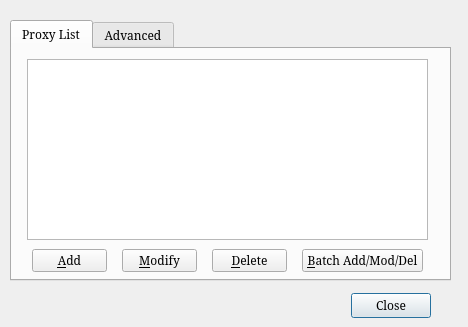
<?xml version="1.0" encoding="UTF-8"?>
<ui version="4.0">
 <class>Dialog_Config</class>
 <widget class="QDialog" name="Dialog_Config">
  <property name="geometry">
   <rect>
    <x>0</x>
    <y>0</y>
    <width>468</width>
    <height>327</height>
   </rect>
  </property>
  <property name="font">
   <font>
    <family>SimSun</family>
    <pointsize>9</pointsize>
   </font>
  </property>
  <property name="windowTitle">
   <string>PPS Settings</string>
  </property>
  <widget class="QDialogButtonBox" name="buttonBox">
   <property name="geometry">
    <rect>
     <x>90</x>
     <y>290</y>
     <width>341</width>
     <height>32</height>
    </rect>
   </property>
   <property name="orientation">
    <enum>Qt::Horizontal</enum>
   </property>
   <property name="standardButtons">
    <set>QDialogButtonBox::Close</set>
   </property>
  </widget>
  <widget class="QTabWidget" name="tabWidget">
   <property name="geometry">
    <rect>
     <x>10</x>
     <y>20</y>
     <width>441</width>
     <height>261</height>
    </rect>
   </property>
   <property name="currentIndex">
    <number>0</number>
   </property>
   <widget class="QWidget" name="tab_proxy">
    <attribute name="title">
     <string>Proxy List</string>
    </attribute>
    <widget class="QPushButton" name="btn_del">
     <property name="geometry">
      <rect>
       <x>200</x>
       <y>200</y>
       <width>75</width>
       <height>23</height>
      </rect>
     </property>
     <property name="text">
      <string>&amp;Delete</string>
     </property>
    </widget>
    <widget class="QPushButton" name="btn_add_proxy">
     <property name="geometry">
      <rect>
       <x>20</x>
       <y>200</y>
       <width>75</width>
       <height>23</height>
      </rect>
     </property>
     <property name="text">
      <string>&amp;Add</string>
     </property>
    </widget>
    <widget class="QTableView" name="tableView">
     <property name="geometry">
      <rect>
       <x>15</x>
       <y>10</y>
       <width>401</width>
       <height>181</height>
      </rect>
     </property>
    </widget>
    <widget class="QPushButton" name="btn_mod">
     <property name="geometry">
      <rect>
       <x>110</x>
       <y>200</y>
       <width>75</width>
       <height>23</height>
      </rect>
     </property>
     <property name="text">
      <string>&amp;Modify</string>
     </property>
    </widget>
    <widget class="QPushButton" name="btn_batch">
     <property name="geometry">
      <rect>
       <x>290</x>
       <y>200</y>
       <width>121</width>
       <height>23</height>
      </rect>
     </property>
     <property name="text">
      <string>&amp;Batch Add/Mod/Del</string>
     </property>
    </widget>
   </widget>
   <widget class="QWidget" name="tab_advanced">
    <attribute name="title">
     <string>Advanced</string>
    </attribute>
    <widget class="QLabel" name="label_cmd">
     <property name="geometry">
      <rect>
       <x>20</x>
       <y>60</y>
       <width>81</width>
       <height>20</height>
      </rect>
     </property>
     <property name="text">
      <string>Proxy Core</string>
     </property>
    </widget>
    <widget class="QComboBox" name="comboBox_cmd">
     <property name="geometry">
      <rect>
       <x>100</x>
       <y>60</y>
       <width>91</width>
       <height>22</height>
      </rect>
     </property>
     <item>
      <property name="text">
       <string>internal</string>
      </property>
     </item>
    </widget>
    <widget class="QLabel" name="label_localport">
     <property name="geometry">
      <rect>
       <x>20</x>
       <y>100</y>
       <width>81</width>
       <height>20</height>
      </rect>
     </property>
     <property name="text">
      <string>Local Port</string>
     </property>
    </widget>
    <widget class="QLineEdit" name="le_localport">
     <property name="geometry">
      <rect>
       <x>100</x>
       <y>100</y>
       <width>61</width>
       <height>20</height>
      </rect>
     </property>
     <property name="inputMethodHints">
      <set>Qt::ImhDigitsOnly</set>
     </property>
     <property name="text">
      <string>8888</string>
     </property>
     <property name="maxLength">
      <number>5</number>
     </property>
    </widget>
    <widget class="QLabel" name="label_debug">
     <property name="geometry">
      <rect>
       <x>20</x>
       <y>180</y>
       <width>71</width>
       <height>20</height>
      </rect>
     </property>
     <property name="text">
      <string>Debug Mode</string>
     </property>
    </widget>
    <widget class="QCheckBox" name="checkBox_debug">
     <property name="geometry">
      <rect>
       <x>100</x>
       <y>180</y>
       <width>251</width>
       <height>21</height>
      </rect>
     </property>
     <property name="text">
      <string>Show &amp;debug info in console</string>
     </property>
    </widget>
    <widget class="QLabel" name="label_lang">
     <property name="geometry">
      <rect>
       <x>20</x>
       <y>20</y>
       <width>51</width>
       <height>20</height>
      </rect>
     </property>
     <property name="text">
      <string>Language</string>
     </property>
    </widget>
    <widget class="QComboBox" name="comboBox_lang">
     <property name="geometry">
      <rect>
       <x>100</x>
       <y>20</y>
       <width>141</width>
       <height>22</height>
      </rect>
     </property>
     <item>
      <property name="text">
       <string>简体中文</string>
      </property>
     </item>
     <item>
      <property name="text">
       <string>English</string>
      </property>
     </item>
    </widget>
    <widget class="QLabel" name="label_2">
     <property name="geometry">
      <rect>
       <x>200</x>
       <y>60</y>
       <width>211</width>
       <height>31</height>
      </rect>
     </property>
     <property name="text">
      <string>Built-in HTTP/SOCKS proxy (no external process)</string>
     </property>
     <property name="wordWrap">
      <bool>true</bool>
     </property>
    </widget>
    <widget class="QLabel" name="label_show_welcome">
     <property name="geometry">
      <rect>
       <x>20</x>
       <y>140</y>
       <width>71</width>
       <height>20</height>
      </rect>
     </property>
     <property name="text">
      <string>Show Welcome</string>
     </property>
    </widget>
    <widget class="QCheckBox" name="checkBox_show_welcome">
     <property name="geometry">
      <rect>
       <x>100</x>
       <y>140</y>
       <width>251</width>
       <height>21</height>
      </rect>
     </property>
     <property name="text">
      <string>Show &amp;welcome info when program start</string>
     </property>
    </widget>
   </widget>
  </widget>
 </widget>
 <tabstops>
  <tabstop>btn_add_proxy</tabstop>
  <tabstop>btn_mod</tabstop>
  <tabstop>btn_del</tabstop>
  <tabstop>btn_batch</tabstop>
  <tabstop>tableView</tabstop>
  <tabstop>comboBox_lang</tabstop>
  <tabstop>comboBox_cmd</tabstop>
  <tabstop>le_localport</tabstop>
  <tabstop>checkBox_show_welcome</tabstop>
  <tabstop>checkBox_debug</tabstop>
  <tabstop>buttonBox</tabstop>
  <tabstop>tabWidget</tabstop>
 </tabstops>
 <resources/>
 <connections>
  <connection>
   <sender>buttonBox</sender>
   <signal>accepted()</signal>
   <receiver>Dialog_Config</receiver>
   <slot>accept()</slot>
   <hints>
    <hint type="sourcelabel">
     <x>248</x>
     <y>294</y>
    </hint>
    <hint type="destinationlabel">
     <x>157</x>
     <y>274</y>
    </hint>
   </hints>
  </connection>
  <connection>
   <sender>buttonBox</sender>
   <signal>rejected()</signal>
   <receiver>Dialog_Config</receiver>
   <slot>reject()</slot>
   <hints>
    <hint type="sourcelabel">
     <x>316</x>
     <y>300</y>
    </hint>
    <hint type="destinationlabel">
     <x>286</x>
     <y>274</y>
    </hint>
   </hints>
  </connection>
 </connections>
</ui>
